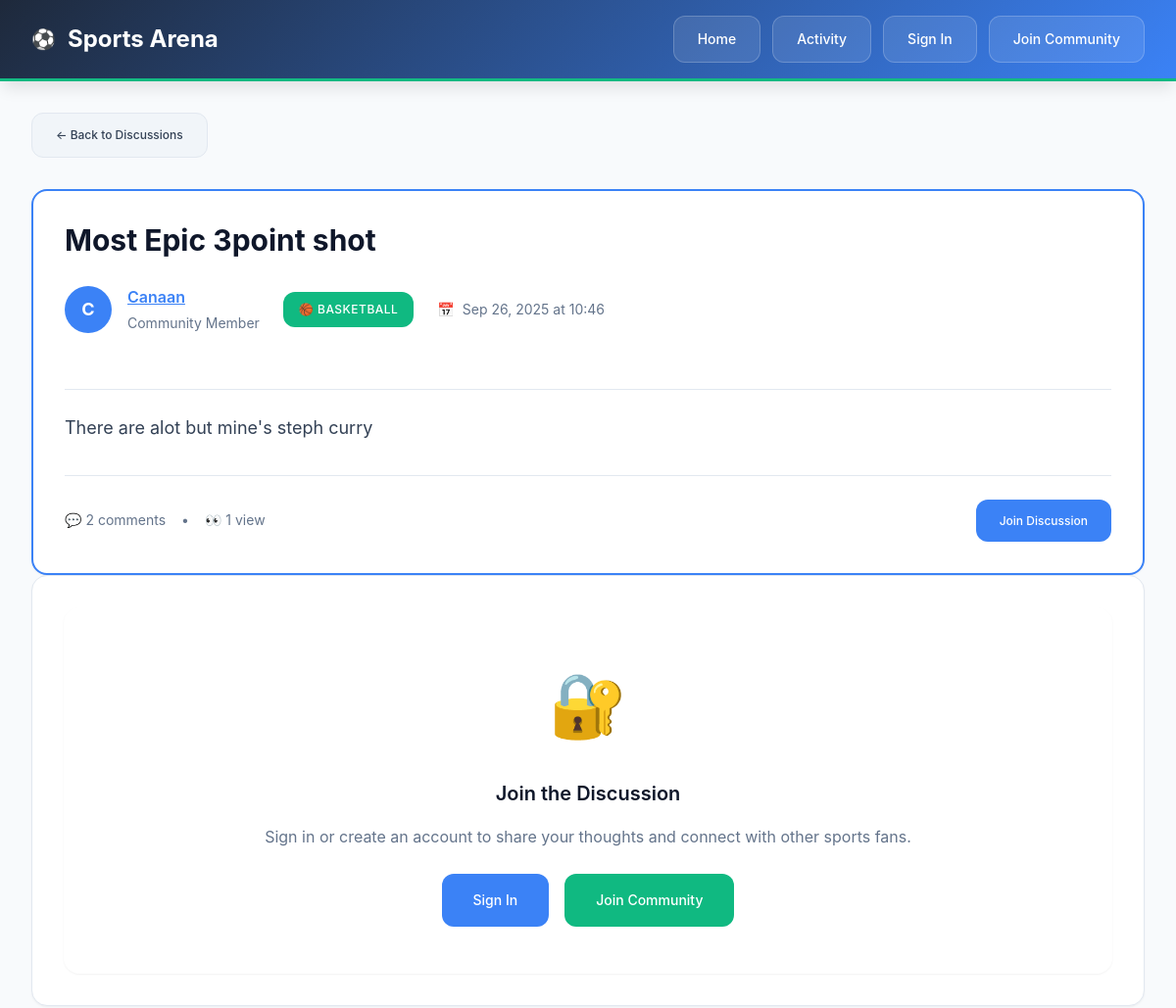
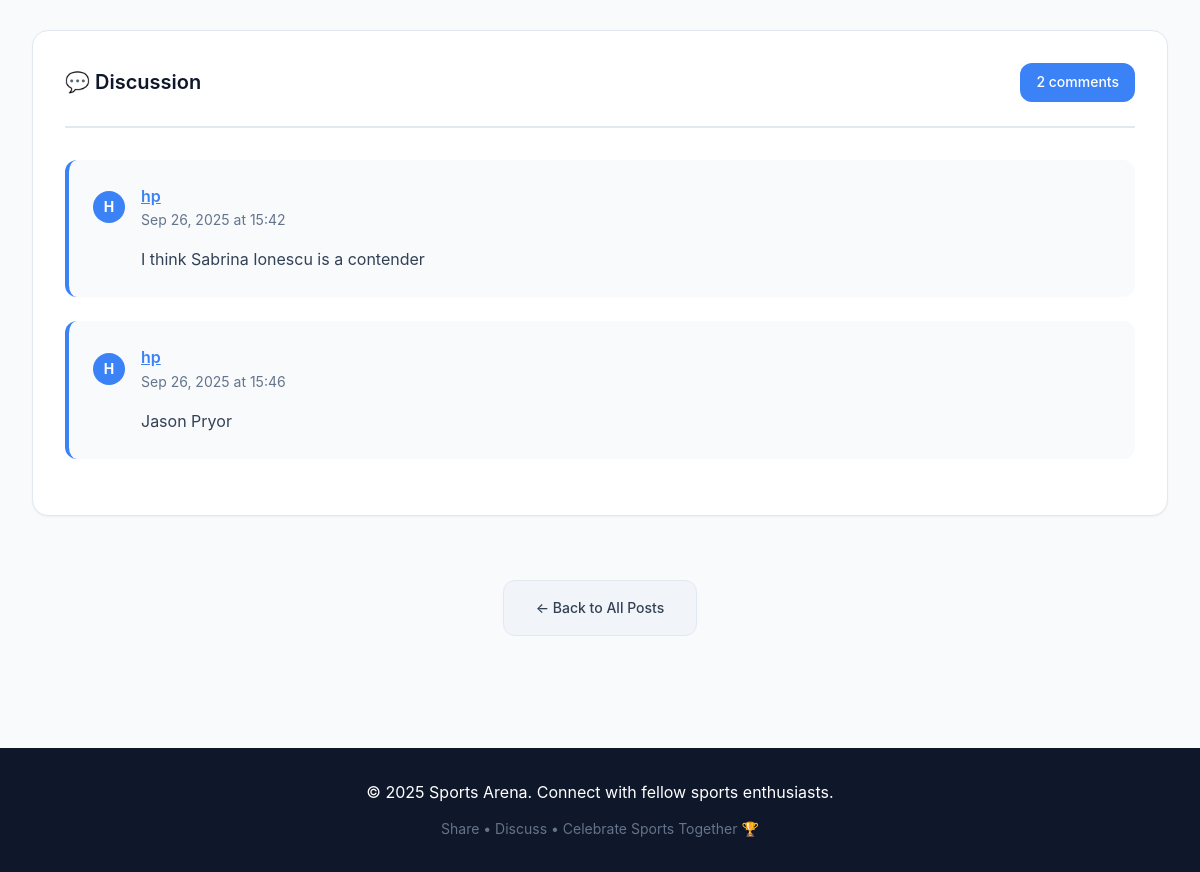
/post/7/, run on an earlier commit of the app's database (2 pictures, top to bottom).
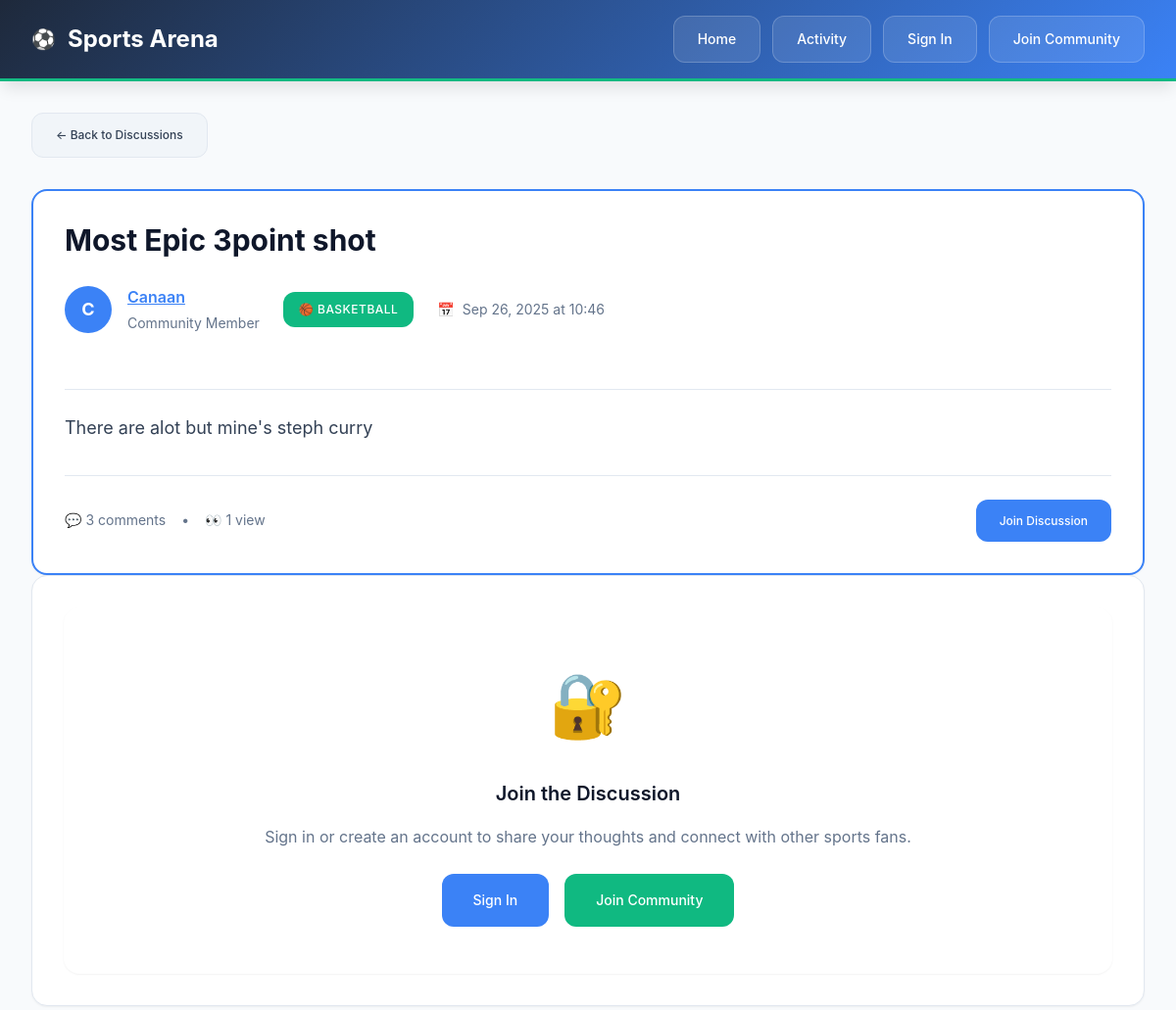
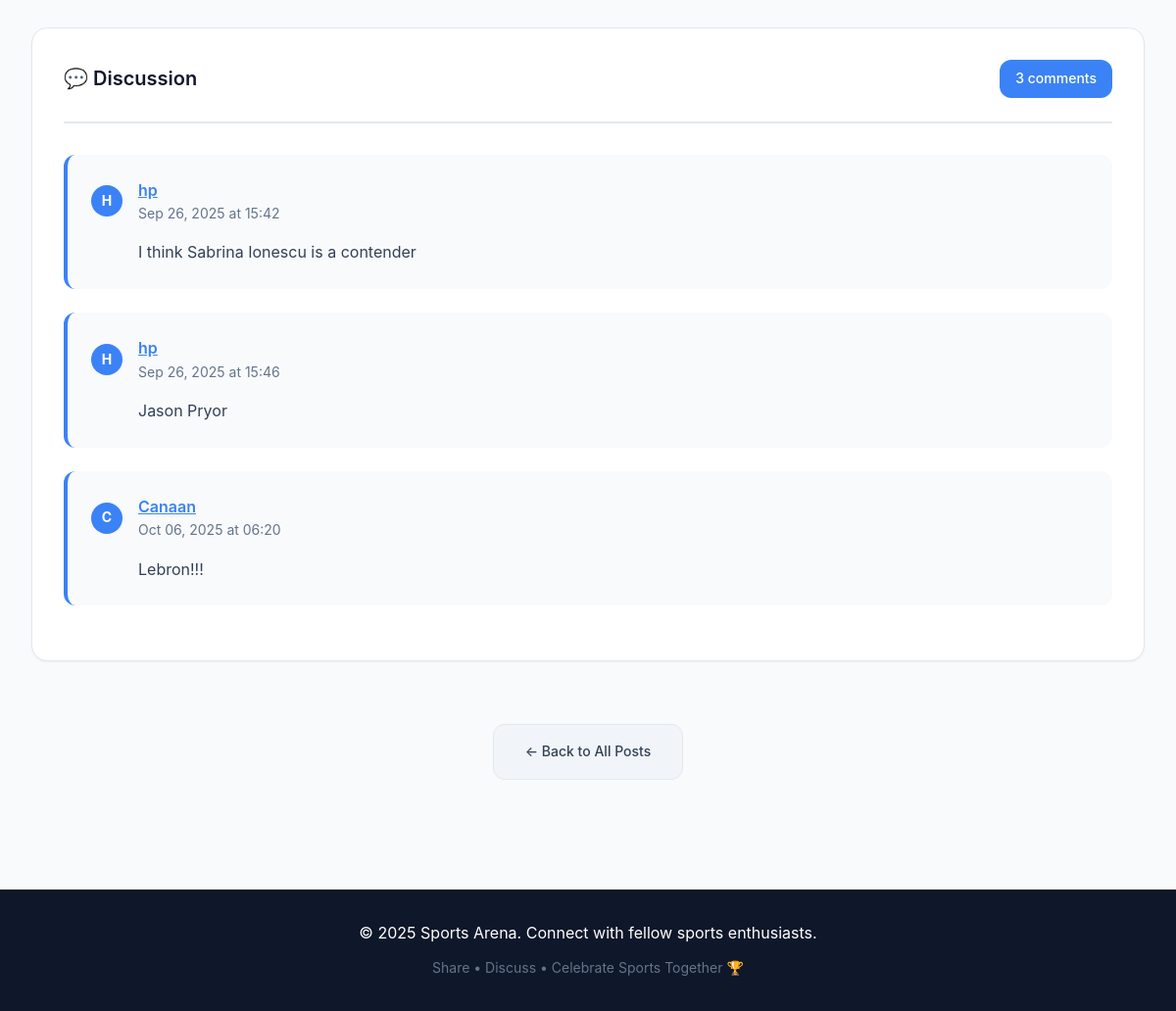
And on a later commit of the database (2 pictures, top to bottom).
### community/models.py (models this page shows, shortened)
class Comment(models.Model):
    post = models.ForeignKey(Post, on_delete=models.CASCADE, related_name='comments')
    author = models.ForeignKey(User, on_delete=models.CASCADE)
    content = models.TextField()
    created_at = models.DateTimeField(auto_now_add=True, db_index=True)
    class Meta:
        ordering = ['created_at']

### community/views.py (the view)
# urls.py: path('post/<int:pk>/', views.post_detail, name='post_detail'),
def post_detail(request, pk):
    post = get_object_or_404(
        Post.objects.select_related('author'),
        pk=pk
    )
    session_key = f'post_{pk}_viewed'
    if not request.session.get(session_key, False):
        post.views += 1
        post.save(update_fields=['views'])
        request.session[session_key] = True
    comments = post.comments.select_related('author').all()
    if request.method == 'POST':
        if request.user.is_authenticated:
            comment_form = CommentForm(request.POST)
            if comment_form.is_valid():
                comment = comment_form.save(commit=False)
                comment.post = post
                comment.author = request.user
                comment.save()
                messages.success(request, 'Comment added successfully! 💬')
                return redirect('community:post_detail', pk=pk)
        else:
            return redirect('login')
    else:
        comment_form = CommentForm()
    return render(request, 'post_detail.html', {
        'post': post,
        'comments': comments,
        'comment_form': comment_form,
    })

### templates/post_detail.html (shortened to what the changed rows need)
<!DOCTYPE html>
<html lang="en">
<head>
    {% load static %}
    <link rel="stylesheet" href="{% static 'css/style.css' %}">
</head>
<body>
    <header>
        <div class="header-container">
            <div class="header-logo">
                <h1>Sports Arena</h1>
            </div>
        </div>
    </header>
    <div class="container">
        <article class="post-card post-card-featured">
            <div class="post-header">
                <h1 class="post-title post-title-large">
                    <a href="#">{{ post.title }}</a>
                </h1>
            </div>
            <div class="post-footer">
                <div class="flex items-center gap-2">
                    <span class="post-date">💬 {{ comments.count }} comment{{ comments.count|pluralize }}</span>
                    <span class="post-date">•</span>
                    <span class="post-date">👀 {{ post.views }} view{{ post.views|pluralize }}</span>
                </div>
            </div>
        </article>
        <section id="comments" class="comments-section">
            <div class="comments-header">
                <div class="comments-title">💬 Discussion</div>
                <div class="comments-count">{{ comments.count }} comment{{ comments.count|pluralize }}</div>
            </div>
            {% for comment in comments %}
            <div class="comment">
                <div class="comment-wrapper">
                    <div class="comment-main">
                        <div class="comment-header">
                            <div class="author-avatar author-avatar-small">
                                {{ comment.author.username|first|upper }}
                            </div>
                            <div>
                                <div class="comment-author">
                                    <a href="{% url 'community:user_profile' comment.author.username %}" class="comment-author">
                                        {{ comment.author.username }}
                                    </a>
                                </div>
                                <div class="comment-date">{{ comment.created_at|date:"M d, Y \a\t H:i" }}</div>
                            </div>
                        </div>
                        <div class="comment-content comment-content-indented">
                            {{ comment.content|linebreaks }}
                        </div>
                    </div>
                </div>
            </div>
            {% endfor %}
        </section>
    </div>
    {% load static %}
</body>
</html>

What changed in the data, as far as the page shows it:
added Comment: author.username|first "C", author.username "Canaan", created_at "Oct 06, 2025 at 06:20", content "Lebron!!!"
Also different on the page:
{{ comments.count }}: "2" → "3"
